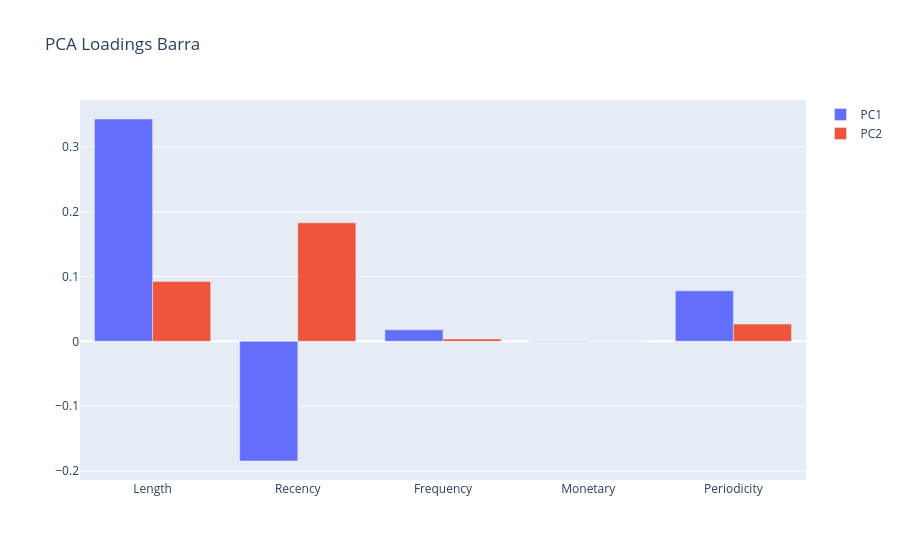

Notebook code cell kept with this figure:
### Code cell
fig_loadings = go.Figure(
    data=[
        go.Bar(name="PC1", x=feature_names, y=loadings_df["PC1"]),
        go.Bar(name="PC2", x=feature_names, y=loadings_df["PC2"]),
    ]
)
fig_loadings.update_layout(title_text="PCA Loadings Barra", barmode="group")
fig_loadings.show()

### Figure 1 — Plotly figure (JSON) as saved in the notebook; plotly's stock layout.template omitted (floating-point values rounded to 4 significant figures)
{"data": [{"name": "PC1", "type": "bar", "x": ["Length", "Recency", "Frequency", "Monetary", "Periodicity"], "y": [0.3431, -0.1847, 0.01771, -0.0005101, 0.07786]}, {"name": "PC2", "type": "bar", "x": ["Length", "Recency", "Frequency", "Monetary", "Periodicity"], "y": [0.09221, 0.1828, 0.00355, 3.397e-05, 0.02658]}], "layout": {"barmode": "group", "title": {"text": "PCA Loadings Barra"}}}
